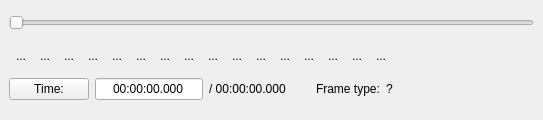
  <widget class="QDockWidget" name="navigationWidget">
   <property name="sizePolicy">
    <sizepolicy hsizetype="Expanding" vsizetype="Fixed">
     <horstretch>0</horstretch>
     <verstretch>0</verstretch>
    </sizepolicy>
   </property>
   <property name="minimumSize">
    <size>
     <width>543</width>
     <height>120</height>
    </size>
   </property>
   <property name="maximumSize">
    <size>
     <width>524287</width>
     <height>120</height>
    </size>
   </property>
   <property name="features">
    <set>QDockWidget::NoDockWidgetFeatures</set>
   </property>
   <property name="allowedAreas">
    <set>Qt::BottomDockWidgetArea</set>
   </property>
   <property name="windowTitle">
    <string>&amp;Navigation</string>
   </property>
   <attribute name="dockWidgetArea">
    <number>8</number>
   </attribute>
   <widget class="QWidget" name="dockWidgetContents_2">
    <property name="sizePolicy">
     <sizepolicy hsizetype="Expanding" vsizetype="Preferred">
      <horstretch>0</horstretch>
      <verstretch>0</verstretch>
     </sizepolicy>
    </property>
    <layout class="QVBoxLayout" name="verticalLayout_8">
     <property name="spacing">
      <number>0</number>
     </property>
     <property name="leftMargin">
      <number>9</number>
     </property>
     <property name="topMargin">
      <number>1</number>
     </property>
     <property name="rightMargin">
      <number>9</number>
     </property>
     <property name="bottomMargin">
      <number>9</number>
     </property>
     <item>
      <widget class="ADM_mwNavSlider" name="horizontalSlider">
       <property name="sizePolicy">
        <sizepolicy hsizetype="Expanding" vsizetype="Fixed">
         <horstretch>0</horstretch>
         <verstretch>0</verstretch>
        </sizepolicy>
       </property>
       <property name="minimumSize">
        <size>
         <width>0</width>
         <height>22</height>
        </size>
       </property>
       <property name="orientation">
        <enum>Qt::Horizontal</enum>
       </property>
      </widget>
     </item>
     <item>
      <layout class="QVBoxLayout" name="verticalLayout">
       <property name="spacing">
        <number>12</number>
       </property>
       <property name="topMargin">
        <number>0</number>
       </property>
       <item>
        <layout class="QHBoxLayout" name="navButtonsLayout">
         <property name="spacing">
          <number>0</number>
         </property>
         <property name="leftMargin">
          <number>0</number>
         </property>
         <property name="topMargin">
          <number>0</number>
         </property>
         <property name="rightMargin">
          <number>0</number>
         </property>
         <property name="bottomMargin">
          <number>0</number>
         </property>
         <item>
          <widget class="QToolButton" name="toolButtonPlay">
           <property name="toolTip">
            <string>Play [SPACE]</string>
           </property>
           <property name="whatsThis">
            <string/>
           </property>
           <property name="text">
            <string>...</string>
           </property>
           <property name="icon">
            <iconset resource="avidemux.qrc">
             <normaloff>:/new/prefix1/pics/player_play.png</normaloff>:/new/prefix1/pics/player_play.png</iconset>
           </property>
           <property name="iconSize">
            <size>
             <width>24</width>
             <height>24</height>
            </size>
           </property>
           <property name="autoRaise">
            <bool>true</bool>
           </property>
          </widget>
         </item>
         <item>
          <widget class="QToolButton" name="toolButtonPreviousFrame">
           <property name="toolTip">
            <string>Go to previous frame [LEFT]</string>
           </property>
           <property name="text">
            <string>...</string>
           </property>
           <property name="icon">
            <iconset resource="avidemux.qrc">
             <normaloff>:/new/prefix1/pics/back.png</normaloff>:/new/prefix1/pics/back.png</iconset>
           </property>
           <property name="iconSize">
            <size>
             <width>24</width>
             <height>24</height>
            </size>
           </property>
           <property name="autoRaise">
            <bool>true</bool>
           </property>
          </widget>
         </item>
         <item>
          <widget class="QToolButton" name="toolButtonNextFrame">
           <property name="toolTip">
            <string>Go to next frame [RIGHT]</string>
           </property>
           <property name="text">
            <string>...</string>
           </property>
           <property name="icon">
            <iconset resource="avidemux.qrc">
             <normaloff>:/new/prefix1/pics/forward.png</normaloff>:/new/prefix1/pics/forward.png</iconset>
           </property>
           <property name="iconSize">
            <size>
             <width>24</width>
             <height>24</height>
            </size>
           </property>
           <property name="autoRaise">
            <bool>true</bool>
           </property>
          </widget>
         </item>
         <item>
          <widget class="QToolButton" name="toolButtonPreviousIntraFrame">
           <property name="toolTip">
            <string>Go to previous keyframe [DOWN]</string>
           </property>
           <property name="text">
            <string>...</string>
           </property>
           <property name="icon">
            <iconset resource="avidemux.qrc">
             <normaloff>:/new/prefix1/pics/player_rew.png</normaloff>:/new/prefix1/pics/player_rew.png</iconset>
           </property>
           <property name="iconSize">
            <size>
             <width>24</width>
             <height>24</height>
            </size>
           </property>
           <property name="autoRaise">
            <bool>true</bool>
           </property>
          </widget>
         </item>
         <item>
          <widget class="QToolButton" name="toolButtonNextIntraFrame">
           <property name="toolTip">
            <string>Go to next keyframe [UP]</string>
           </property>
           <property name="text">
            <string>...</string>
           </property>
           <property name="icon">
            <iconset resource="avidemux.qrc">
             <normaloff>:/new/prefix1/pics/player_fwd.png</normaloff>:/new/prefix1/pics/player_fwd.png</iconset>
           </property>
           <property name="iconSize">
            <size>
             <width>24</width>
             <height>24</height>
            </size>
           </property>
           <property name="autoRaise">
            <bool>true</bool>
           </property>
          </widget>
         </item>
         <item>
          <widget class="QToolButton" name="toolButtonSetMarkerA">
           <property name="toolTip">
            <string>Set start marker [CTRL+PAGEUP]</string>
           </property>
           <property name="text">
            <string>...</string>
           </property>
           <property name="icon">
            <iconset resource="avidemux.qrc">
             <normaloff>:/new/prefix1/pics/markA.png</normaloff>:/new/prefix1/pics/markA.png</iconset>
           </property>
           <property name="iconSize">
            <size>
             <width>27</width>
             <height>24</height>
            </size>
           </property>
           <property name="autoRaise">
            <bool>true</bool>
           </property>
          </widget>
         </item>
         <item>
          <widget class="QToolButton" name="toolButtonDeleteSelection">
           <property name="toolTip">
            <string>Delete selection [DEL]</string>
           </property>
           <property name="text">
            <string>...</string>
           </property>
           <property name="icon">
            <iconset resource="avidemux.qrc">
             <normaloff>:/new/prefix1/pics/delete_selection.png</normaloff>:/new/prefix1/pics/delete_selection.png</iconset>
           </property>
           <property name="iconSize">
            <size>
             <width>24</width>
             <height>24</height>
            </size>
           </property>
           <property name="autoRaise">
            <bool>true</bool>
           </property>
          </widget>
         </item>
         <item>
          <widget class="QToolButton" name="toolButtonSetMarkerB">
           <property name="toolTip">
            <string>Set end marker [CTRL+PAGEDOWN]</string>
           </property>
           <property name="text">
            <string>...</string>
           </property>
           <property name="icon">
            <iconset resource="avidemux.qrc">
             <normaloff>:/new/prefix1/pics/markB.png</normaloff>:/new/prefix1/pics/markB.png</iconset>
           </property>
           <property name="iconSize">
            <size>
             <width>27</width>
             <height>24</height>
            </size>
           </property>
           <property name="autoRaise">
            <bool>true</bool>
           </property>
          </widget>
         </item>
         <item>
          <widget class="QToolButton" name="toolButtonPreviousCutPoint">
           <property name="toolTip">
            <string>Go to previous cut point [SHIFT+DOWN]</string>
           </property>
           <property name="text">
            <string>...</string>
           </property>
           <property name="icon">
            <iconset resource="avidemux.qrc">
             <normaloff>:/new/prefix1/pics/prev_cut.png</normaloff>:/new/prefix1/pics/prev_cut.png</iconset>
           </property>
           <property name="iconSize">
            <size>
             <width>24</width>
             <height>24</height>
            </size>
           </property>
           <property name="autoRaise">
            <bool>true</bool>
           </property>
          </widget>
         </item>
         <item>
          <widget class="QToolButton" name="toolButtonNextCutPoint">
           <property name="toolTip">
            <string>Go to next cut point [SHIFT+UP]</string>
           </property>
           <property name="text">
            <string>...</string>
           </property>
           <property name="icon">
            <iconset resource="avidemux.qrc">
             <normaloff>:/new/prefix1/pics/next_cut.png</normaloff>:/new/prefix1/pics/next_cut.png</iconset>
           </property>
           <property name="iconSize">
            <size>
             <width>24</width>
             <height>24</height>
            </size>
           </property>
           <property name="autoRaise">
            <bool>true</bool>
           </property>
          </widget>
         </item>
         <item>
          <widget class="QToolButton" name="toolButtonPreviousBlackFrame">
           <property name="toolTip">
            <string>Search previous black frame</string>
           </property>
           <property name="text">
            <string>...</string>
           </property>
           <property name="icon">
            <iconset resource="avidemux.qrc">
             <normaloff>:/new/prefix1/pics/prev_black.png</normaloff>:/new/prefix1/pics/prev_black.png</iconset>
           </property>
           <property name="iconSize">
            <size>
             <width>24</width>
             <height>24</height>
            </size>
           </property>
           <property name="autoRaise">
            <bool>true</bool>
           </property>
          </widget>
         </item>
         <item>
          <widget class="QToolButton" name="toolButtonNextBlackFrame">
           <property name="toolTip">
            <string>Search next black frame</string>
           </property>
           <property name="text">
            <string>...</string>
           </property>
           <property name="icon">
            <iconset resource="avidemux.qrc">
             <normaloff>:/new/prefix1/pics/next_black.png</normaloff>:/new/prefix1/pics/next_black.png</iconset>
           </property>
           <property name="iconSize">
            <size>
             <width>24</width>
             <height>24</height>
            </size>
           </property>
           <property name="autoRaise">
            <bool>true</bool>
           </property>
          </widget>
         </item>
         <item>
          <widget class="QToolButton" name="toolButtonFirstFrame">
           <property name="toolTip">
            <string>Go to first frame [HOME]</string>
           </property>
           <property name="text">
            <string>...</string>
           </property>
           <property name="icon">
            <iconset resource="avidemux.qrc">
             <normaloff>:/new/prefix1/pics/player_start.png</normaloff>:/new/prefix1/pics/player_start.png</iconset>
           </property>
           <property name="iconSize">
            <size>
             <width>24</width>
             <height>24</height>
            </size>
           </property>
           <property name="autoRaise">
            <bool>true</bool>
           </property>
          </widget>
         </item>
         <item>
          <widget class="QToolButton" name="toolButtonLastFrame">
           <property name="toolTip">
            <string>Go to last frame [END]</string>
           </property>
           <property name="text">
            <string>...</string>
           </property>
           <property name="icon">
            <iconset resource="avidemux.qrc">
             <normaloff>:/new/prefix1/pics/player_end.png</normaloff>:/new/prefix1/pics/player_end.png</iconset>
           </property>
           <property name="iconSize">
            <size>
             <width>24</width>
             <height>24</height>
            </size>
           </property>
           <property name="autoRaise">
            <bool>true</bool>
           </property>
          </widget>
         </item>
         <item>
          <widget class="QToolButton" name="toolButtonBackOneMinute">
           <property name="toolTip">
            <string>Backward one minute [CTRL+DOWN]</string>
           </property>
           <property name="text">
            <string>...</string>
           </property>
           <property name="icon">
            <iconset resource="avidemux.qrc">
             <normaloff>:/new/prefix1/pics/backward1mn.png</normaloff>:/new/prefix1/pics/backward1mn.png</iconset>
           </property>
           <property name="iconSize">
            <size>
             <width>24</width>
             <height>24</height>
            </size>
           </property>
           <property name="autoRaise">
            <bool>true</bool>
           </property>
          </widget>
         </item>
         <item>
          <widget class="QToolButton" name="toolButtonForwardOneMinute">
           <property name="toolTip">
            <string>Forward one minute [CTRL+UP]</string>
           </property>
           <property name="accessibleDescription">
            <string>Forward one minute</string>
           </property>
           <property name="text">
            <string>...</string>
           </property>
           <property name="icon">
            <iconset resource="avidemux.qrc">
             <normaloff>:/new/prefix1/pics/forward1mn.png</normaloff>:/new/prefix1/pics/forward1mn.png</iconset>
           </property>
           <property name="iconSize">
            <size>
             <width>24</width>
             <height>24</height>
            </size>
           </property>
           <property name="autoRaise">
            <bool>true</bool>
           </property>
          </widget>
         </item>
         <item>
          <spacer name="horizontalSpacer_3">
           <property name="orientation">
            <enum>Qt::Horizontal</enum>
           </property>
           <property name="sizeType">
            <enum>QSizePolicy::Expanding</enum>
           </property>
           <property name="sizeHint" stdset="0">
            <size>
             <width>0</width>
             <height>0</height>
            </size>
           </property>
          </spacer>
         </item>
        </layout>
       </item>
       <item>
        <layout class="QHBoxLayout" name="_4">
         <property name="spacing">
          <number>6</number>
         </property>
         <property name="leftMargin">
          <number>0</number>
         </property>
         <property name="topMargin">
          <number>0</number>
         </property>
         <property name="rightMargin">
          <number>0</number>
         </property>
         <property name="bottomMargin">
          <number>0</number>
         </property>
         <item>
          <widget class="QPushButton" name="pushButtonTime">
           <property name="text">
            <string>Time:</string>
           </property>
          </widget>
         </item>
         <item>
          <widget class="QLineEdit" name="currentTime">
           <property name="sizePolicy">
            <sizepolicy hsizetype="Minimum" vsizetype="Maximum">
             <horstretch>0</horstretch>
             <verstretch>0</verstretch>
            </sizepolicy>
           </property>
           <property name="minimumSize">
            <size>
             <width>100</width>
             <height>0</height>
            </size>
           </property>
           <property name="text">
            <string>00:00:00.000</string>
           </property>
           <property name="maxLength">
            <number>12</number>
           </property>
           <property name="alignment">
            <set>Qt::AlignCenter</set>
           </property>
           <property name="readOnly">
            <bool>true</bool>
           </property>
          </widget>
         </item>
         <item>
          <widget class="QLabel" name="totalTime">
           <property name="sizePolicy">
            <sizepolicy hsizetype="Minimum" vsizetype="Maximum">
             <horstretch>0</horstretch>
             <verstretch>0</verstretch>
            </sizepolicy>
           </property>
           <property name="text">
            <string>/ 00:00:00.000</string>
           </property>
          </widget>
         </item>
         <item>
          <spacer>
           <property name="orientation">
            <enum>Qt::Horizontal</enum>
           </property>
           <property name="sizeType">
            <enum>QSizePolicy::Fixed</enum>
           </property>
           <property name="sizeHint" stdset="0">
            <size>
             <width>24</width>
             <height>0</height>
            </size>
           </property>
          </spacer>
         </item>
         <item>
          <widget class="QLabel" name="label_10">
           <property name="sizePolicy">
            <sizepolicy hsizetype="Preferred" vsizetype="Fixed">
             <horstretch>0</horstretch>
             <verstretch>0</verstretch>
            </sizepolicy>
           </property>
           <property name="text">
            <string>Frame type:</string>
           </property>
          </widget>
         </item>
         <item>
          <widget class="QLabel" name="label_8">
           <property name="sizePolicy">
            <sizepolicy hsizetype="Minimum" vsizetype="Fixed">
             <horstretch>0</horstretch>
             <verstretch>0</verstretch>
            </sizepolicy>
           </property>
           <property name="text">
            <string>?</string>
           </property>
          </widget>
         </item>
         <item>
          <spacer>
           <property name="orientation">
            <enum>Qt::Horizontal</enum>
           </property>
           <property name="sizeType">
            <enum>QSizePolicy::Expanding</enum>
           </property>
           <property name="sizeHint" stdset="0">
            <size>
             <width>0</width>
             <height>0</height>
            </size>
           </property>
          </spacer>
         </item>
        </layout>
       </item>
      </layout>
     </item>
    </layout>
   </widget>
  </widget>
